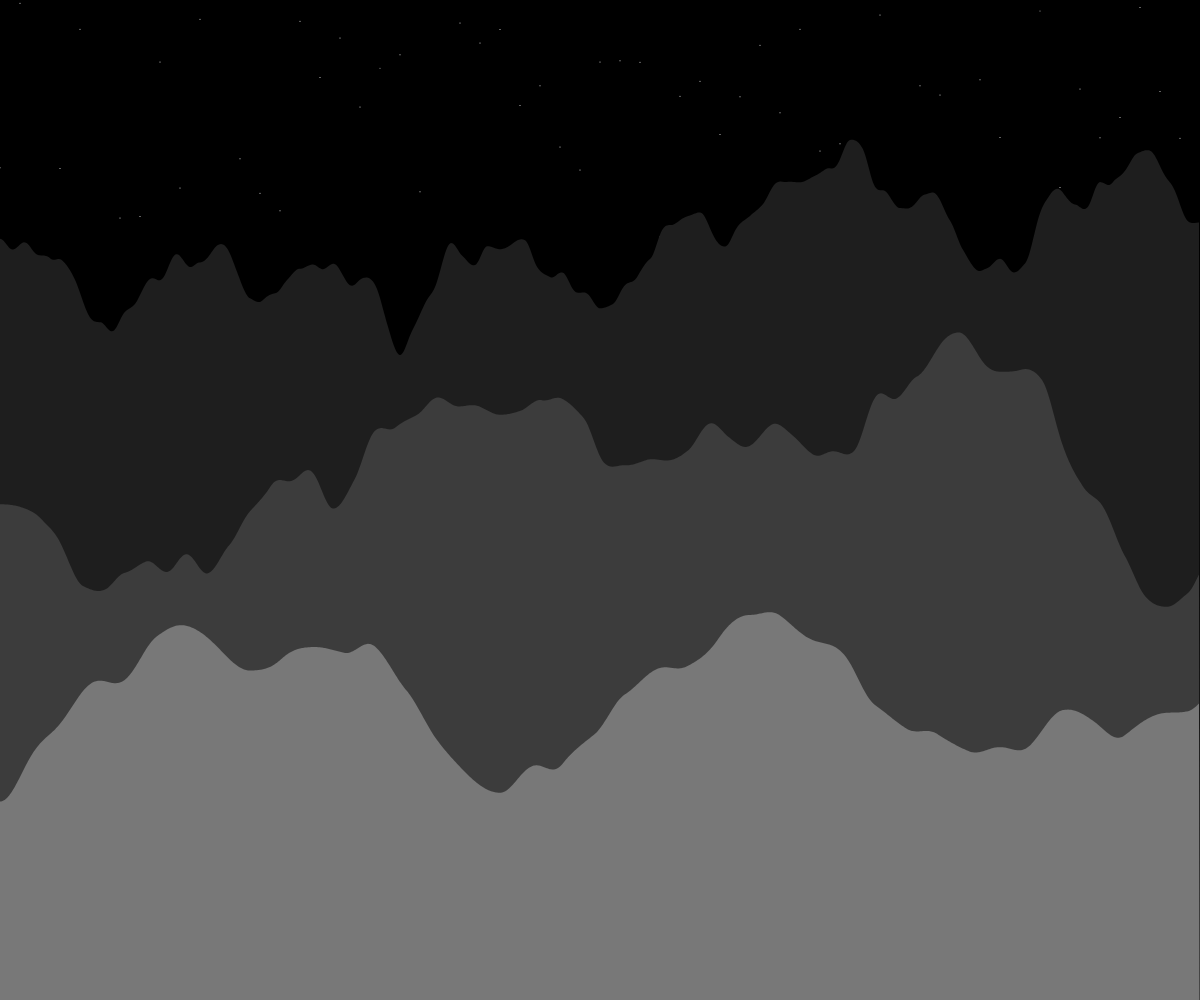
Frame 1 (no input)
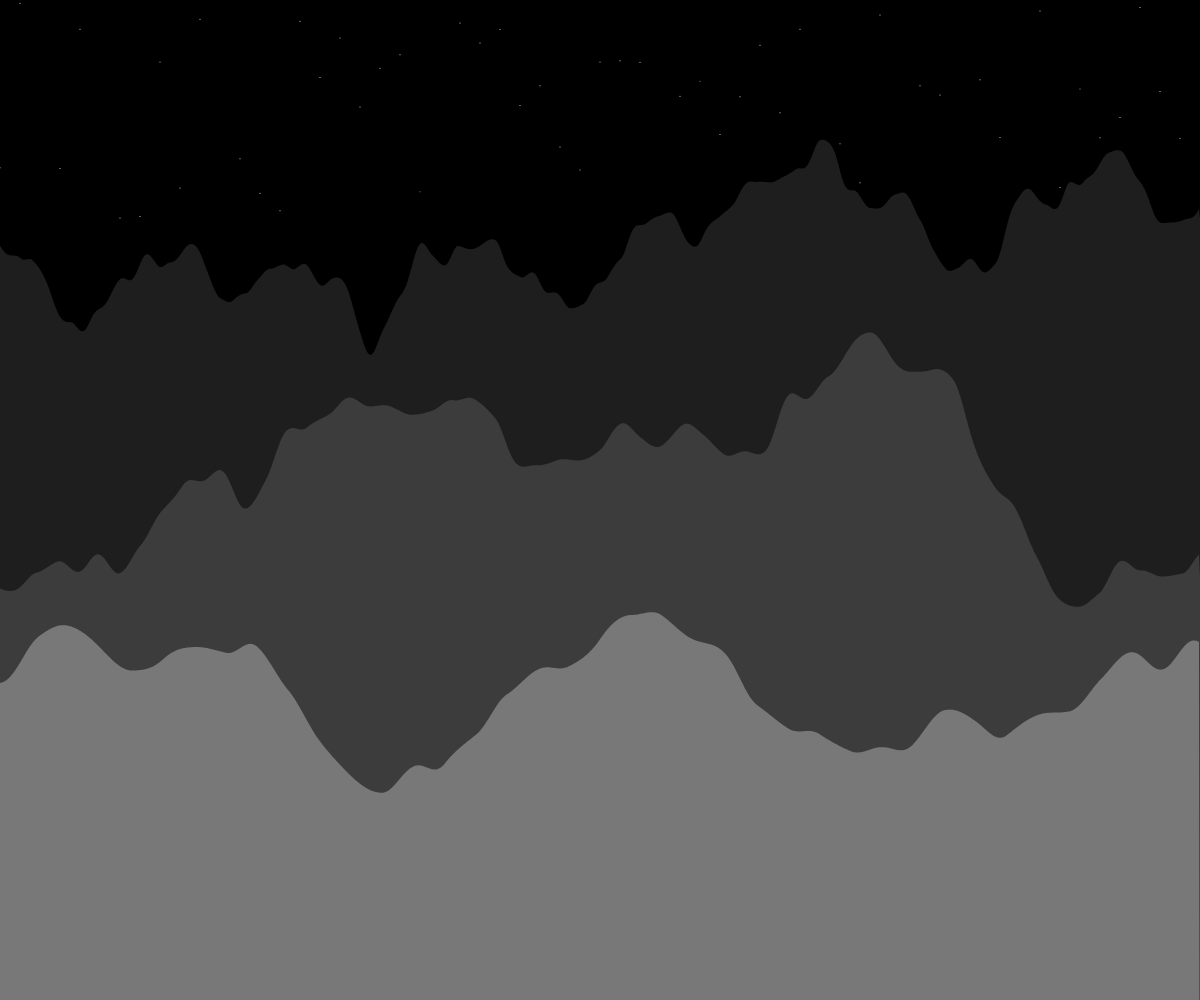
Frame 60 (no input)
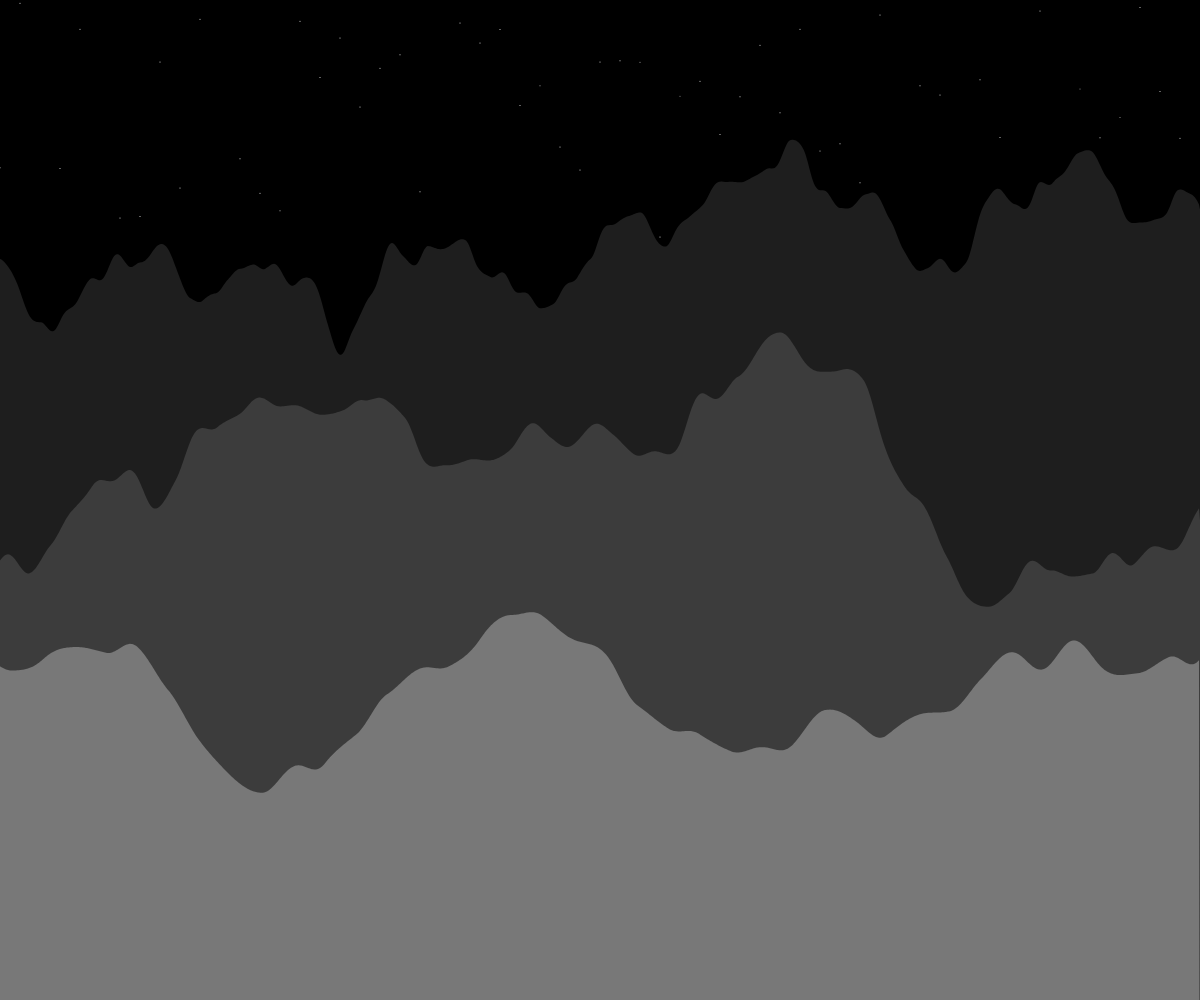
Frame 120 (the mouse pressed at the canvas centre since frame 60)

The p5.js sketch that drew these frames (run headless with seeded random() and noise() and a simulated clock; from frame 60 on, the mouse is pressed at the canvas centre):

// p5.js sketch
// ── sketch.js
let i = 0;

function setup() {
	createCanvas(windowWidth, windowHeight);
}

function draw() {
	const skyTranslate = -100;
	const startFill = 30;

	background(0);

	noFill();
	translate(0, -height / 10)
	for (let x = 0; x < width; x += 20) {
		if (random(10) > 9) {
			stroke(random(100) + 150);
		} else {
			stroke(255);
		}
		point(x, noise(x) * 400);
		
	}

	noStroke();

	translate(i / 4, height / 5);
	beginShape();
	fill(startFill);
	vertex(0, height);
	for (let x = 0; x < width; x++) {
		vertex(x - i / 4, noise((x - i / 4) * 0.01 + 2000) * 300);
	}
	vertex(width - i, height);
	endShape();

	translate(i / 2, height / 6);
	beginShape();
	fill(startFill * 2);
	vertex(0, height);
	for (let x = 0; x < width; x++) {
		vertex(x - i * 0.75, noise((x - i * 0.75) * 0.006 + 1000) * 400);
	}
	vertex(width - i, height);
	endShape();

	translate(i / 4, height / 5);
	beginShape();
	fill(startFill * 4);
	vertex(0, height);
	for (let x = 0; x < width; x++) {
		vertex(x - i, noise((x - i) * 0.004) * 500);
	}
	vertex(width - i, height);
	endShape();
	i -= 2;
}
